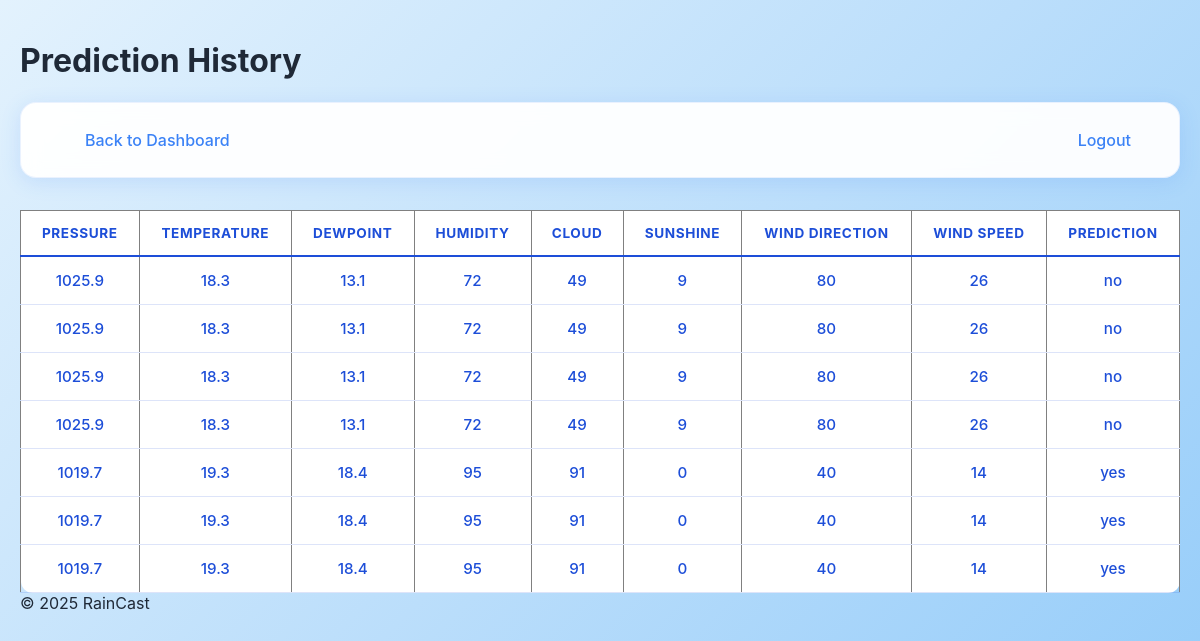
Screenshot of /history (signed in) with the database file from the repository.
### app.py (models this page shows)
class Predictions(db.Model):
    id = db.Column(db.Integer, primary_key = True, autoincrement = True)
    user_id = db.Column(db.Integer, db.ForeignKey('users.id'), nullable=False)
    input_data = db.Column(db.PickleType, nullable=False)
    predicted_output = db.Column(db.PickleType, nullable=False)

### app.py (the view)
@app.route('/history')
@login_required
def history():
    user_history = Predictions.query.filter_by(user_id=current_user.id).all()
    print(f"DEBUG: Found {len(user_history)} history entries")
    return render_template('history.html', history=user_history)

### app.py (called while the page is built)
@login_manager.user_loader
def load_user(user_id):
    return Users.query.get(int(user_id))

### templates/history.html (shortened to what this page needs)
<!DOCTYPE html>
<html>
<head>
    <link rel="stylesheet" href="{{ url_for('static', filename='history.css') }}">
</head>
<body>
    <h1>Prediction History</h1>
    <nav>
        <a href="{{ url_for('dashboard') }}">Back to Dashboard</a>
        <a href="{{ url_for('logout') }}">Logout</a>
    </nav>
    <table border="1" style="border-collapse: collapse; width: 100%;">
        <thead>
            <tr>
                <th>Pressure</th>
                <th>Temperature</th>
                <th>Dewpoint</th>
                <th>Humidity</th>
                <th>Cloud</th>
                <th>Sunshine</th>
                <th>Wind Direction</th>
                <th>Wind Speed</th>
                <th>Prediction</th>
            </tr>
        </thead>
        <tbody>
            {% if history and history|length > 0 %}
                {% for entry in history %}
                <tr>
                    <td>{{ entry.input_data['pressure'][0] }}</td>
                    <td>{{ entry.input_data['temparature'][0] }}</td>
                    <td>{{ entry.input_data['dewpoint'][0] }}</td>
                    <td>{{ entry.input_data['humidity'][0] }}</td>
                    <td>{{ entry.input_data['cloud'][0] }}</td>
                    <td>{{ entry.input_data['sunshine'][0] }}</td>
                    <td>{{ entry.input_data['winddirection'][0] }}</td>
                    <td>{{ entry.input_data['windspeed'][0] }}</td>
                    <td>{{ entry.predicted_output }}</td>
                </tr>
                {% endfor %}
            {% else %}
                <tr>
                    <td colspan="9">No predictions found.</td>
                </tr>
            {% endif %}
        </tbody>
    </table>
    <footer>© 2025 RainCast</footer>
</body>
</html>

### static/history.css (style rules this page uses)
body { font-family: 'Inter', 'Segoe UI', sans-serif; background: linear-gradient(135deg, #e3f2fd 0%, #bbdefb 50%, #90caf9 100%); margin: 0; padding: 20px; color: #1f2937; min-height: 100vh; }
nav { background: rgba(255, 255, 255, 0.95); backdrop-filter: blur(10px); padding: 1.2rem 2rem; display: flex; justify-content: space-between; align-items: center; border-radius: 16px; box-shadow: 0 4px 20px rgba(59, 130, 246, 0.15); margin-bottom: 2rem; border: 1px solid rgba(59, 130, 246, 0.1); }
nav a { text-decoration: none; color: #3b82f6; font-weight: 500; margin-left: 1rem; padding: 8px 16px; border-radius: 8px; transition: all 0.3s ease; }
table { width: 100%; border-collapse: separate; border-spacing: 0; }
th, td { padding: 14px 18px; text-align: center; font-size: 0.95rem; color: #1d4ed8; }
th { background: #ffffff; font-weight: 700; text-transform: uppercase; letter-spacing: 0.6px; font-size: 0.85rem; border-bottom: 2px solid #1d4ed8; }
td { background: #ffffff; font-weight: 500; border-bottom: 1px solid rgba(29, 78, 216, 0.15); }
tbody tr:last-child td:first-child { border-bottom-left-radius: 12px; }
tbody tr:last-child td:last-child { border-bottom-right-radius: 12px; }

### rows the page displays
Predictions: input_data "1025.9", input_data "18.3", input_data "13.1", input_data "72", input_data "49", input_data "9", input_data "80", input_data "26", predicted_output "no"
Predictions: input_data "1025.9", input_data "18.3", input_data "13.1", input_data "72", input_data "49", input_data "9", input_data "80", input_data "26", predicted_output "no"
Predictions: input_data "1025.9", input_data "18.3", input_data "13.1", input_data "72", input_data "49", input_data "9", input_data "80", input_data "26", predicted_output "no"
Predictions: input_data "1025.9", input_data "18.3", input_data "13.1", input_data "72", input_data "49", input_data "9", input_data "80", input_data "26", predicted_output "no"
Predictions: input_data "1019.7", input_data "19.3", input_data "18.4", input_data "95", input_data "91", input_data "0", input_data "40", input_data "14", predicted_output "yes"
Predictions: input_data "1019.7", input_data "19.3", input_data "18.4", input_data "95", input_data "91", input_data "0", input_data "40", input_data "14", predicted_output "yes"
Predictions: input_data "1019.7", input_data "19.3", input_data "18.4", input_data "95", input_data "91", input_data "0", input_data "40", input_data "14", predicted_output "yes"
